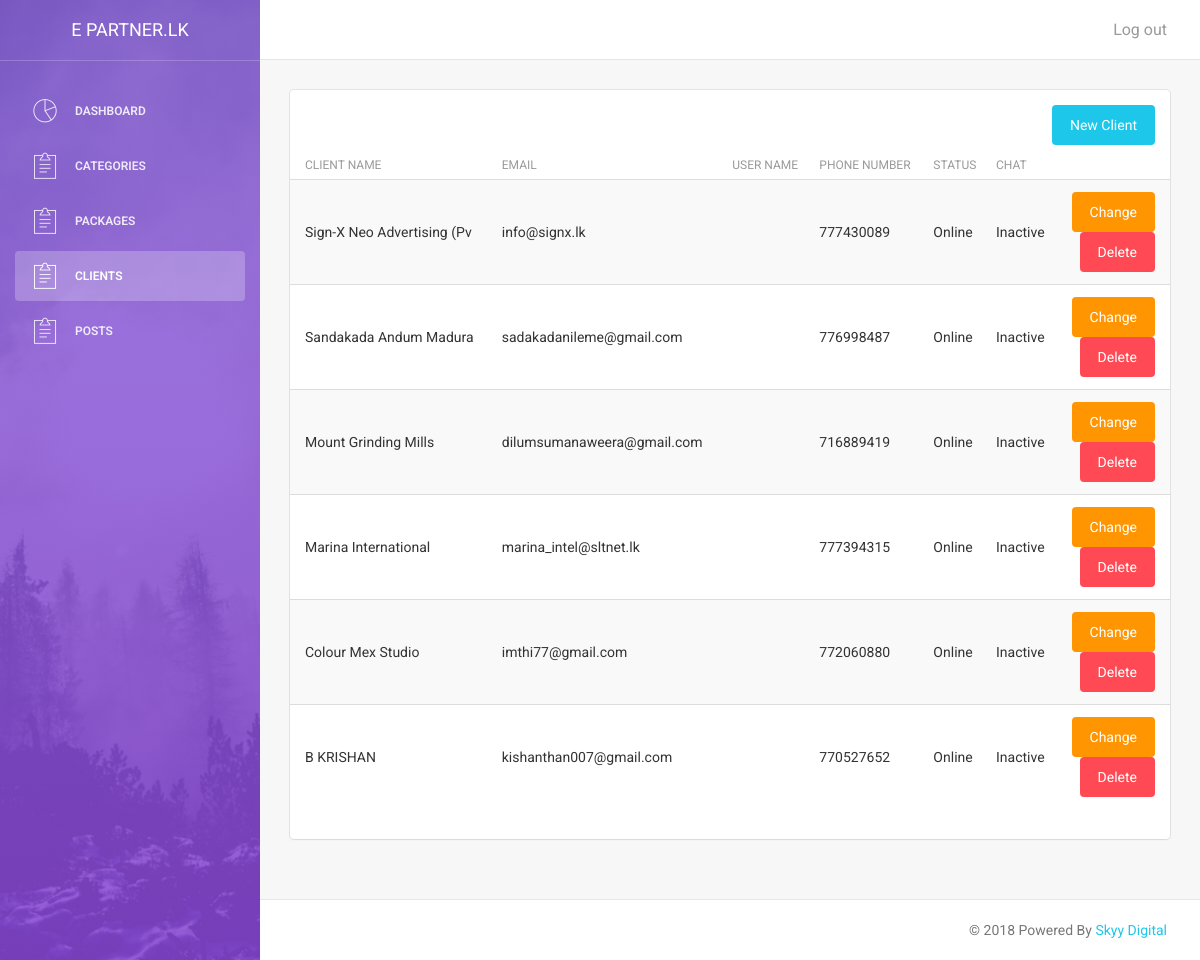
The app's page /user/client/clients.php (signed in) with its own data.
### tables this page shows
CREATE TABLE `client` (
  `Client_ID` int(11) NOT NULL,
  `C_Fname` varchar(10) NOT NULL,
  `C_Lname` varchar(15) NOT NULL,
  `Email` varchar(50) NOT NULL,
  `password` text NOT NULL,
  `C_Uname` varchar(10) NOT NULL,
  `Status` varchar(7) NOT NULL,
  `TP` int(13) NOT NULL,
  `Chat` int(1) NOT NULL,
  `Added_ID` int(11) NOT NULL,
  `Added_Date` date NOT NULL
);

### user/client/clients.php (the view, shortened to what this page needs)
?><!doctype html>
<html lang="en">
<head>
    <link href="assets/css/bootstrap.min.css" rel="stylesheet" />
    <link href="assets/css/animate.min.css" rel="stylesheet"/>
    <link href="assets/css/light-bootstrap-dashboard.css?v=1.4.0" rel="stylesheet"/>
    <link href="assets/css/demo.css" rel="stylesheet" />
    <link href="http://maxcdn.bootstrapcdn.com/font-awesome/4.2.0/css/font-awesome.min.css" rel="stylesheet">
    <link href="assets/css/pe-icon-7-stroke.css" rel="stylesheet" />
</head>
<body>
<div class="wrapper">
    <div class="sidebar" data-color="purple" data-image="assets/img/sidebar-5.jpg">
        <div class="sidebar-wrapper">
            <div class="logo">
                <a href="index.php" class="simple-text">
                    E Partner.lk
                </a>
            </div>
            <ul class="nav">
                <li>
                    <a href="index.php">
                        <i class="pe-7s-graph"></i>
                        <p>Dashboard</p>
                    </a>
                </li>
                <li>
                    <a href="categories.php">
                        <i class="pe-7s-note2"></i>
                        <p>Categories</p>
                    </a>
                </li>
                <li>
                    <a href="packages.php">
                        <i class="pe-7s-note2"></i>
                        <p>Packages</p>
                    </a>
                </li>
                <li class="active">
                    <a href="clients.php">
                        <i class="pe-7s-note2"></i>
                        <p>Clients</p>
                    </a>
                </li>
                <li>
                    <a href="post.php">
                        <i class="pe-7s-note2"></i>
                        <p>Posts</p>
                    </a>
                </li>
            </ul>
        </div>
    </div>
    <div class="main-panel">
        <?php
        include 'menu.php';
        ?>
        <div class="content">
            <div class="container-fluid">
                <div class="row">
                    <div class="col-md-12">
                        <div class="card">
                            <div class="header">
                                <form action="newclient.php" method="post">
                                    <button type="submit" class="btn btn-info btn-fill pull-right">New Client</button>
                                </form>
                            </div>
                            <div class="content table-responsive table-full-width">
                                <table class="table table-hover table-striped">
                                    <thead>
                                    <th>Client Name</th>
                                    <th>Email</th>
                                    <th>User Name</th>
                                    <th>Phone Number</th>
                                    <th>Status</th>
                                    <th>Chat</th>
                                    <th> </th>
                                    </thead>
                                    <tbody>
                                    <?php
                                    include '../connection.php';
                                    $all=$db->query("SELECT client.Client_ID,client.C_Fname,client.C_Lname,client.Email,client.TP,client.Status,users.F_Name,users.L_Name,client.Chat FROM client INNER JOIN users ON users.U_ID=client.Added_ID ORDER BY client.Client_ID DESC");
                                    while ($alldoc=$all->fetch_assoc()){
                                        ?>
                                        <tr>
                                            <td><?php echo $alldoc['C_Fname'].' '.$alldoc['C_Lname'];?></td>
                                            <td><?php echo $alldoc['Email'];?></td>
                                            <td><?php echo $alldoc['C_Uname'];?></td>
                                            <td><?php echo $alldoc['TP'];?></td>
                                            <td><?php echo $alldoc['Status'];?></td>
                                            <td>
                                                <?php $chat=$alldoc['Chat'];
                                                if ($chat==0){echo "Inactive";}else{echo "Active";}
                                                ?>
                                            </td>
                                            <td>
                                                <form action="changeclient.php?ID=<?php echo $alldoc['Client_ID'];?>" method="post">
                                                    <button type="submit" class="btn btn-warning btn-fill pull-right">Change</button>
                                                </form>
                                                <form action="delete/deleteclient.php?ID=<?php echo $alldoc['Client_ID'];?>" method="post">
                                                    <button type="submit" class="btn btn-danger btn-fill pull-right">Delete</button>
                                                </form>
                                            </td>
                                        </tr>
                                        <?php
                                    }
                                    ?>
                                    </tbody>
                                </table>
                            </div>
                        </div>
                    </div>
                </div>
                </div>
            </div>
            <?php
            include 'footer.php';
            ?>
        </div>
    </div>
</body>
</html>

### records on screen
client: C_Fname "Sign-X Neo", C_Lname "Advertising (Pv", Email "info@signx.lk", TP "777430089", Status "Online", Chat "Inactive"
client: C_Fname "Sandakada", C_Lname "Andum Madura", Email "sadakadanileme@gmail.com", TP "776998487", Status "Online", Chat "Inactive"
client: C_Fname "Mount", C_Lname "Grinding Mills", Email "dilumsumanaweera@gmail.com", TP "716889419", Status "Online", Chat "Inactive"
client: C_Fname "Marina", C_Lname "International", Email "marina_intel@sltnet.lk", TP "777394315", Status "Online", Chat "Inactive"
client: C_Fname "Colour Mex", C_Lname "Studio", Email "imthi77@gmail.com", TP "772060880", Status "Online", Chat "Inactive"
client: C_Fname "B", C_Lname "KRISHAN", Email "kishanthan007@gmail.com", TP "770527652", Status "Online", Chat "Inactive"
